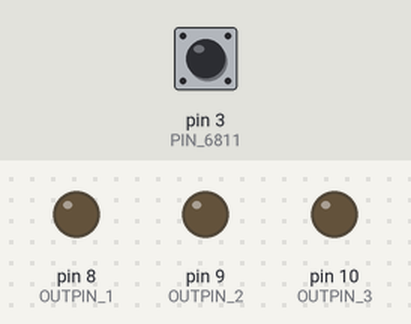
Bench run of a sketch on a simulated Arduino Uno, built with avr-gcc and run on an emulated ATmega328P. Shown: output pins drawn as LEDs (lit = HIGH). Inputs (shaded band) come from the test bench; at power-on: pin 3 (PIN_6811) LOW.

Above: at 1.2 s.
1.3 s: pin 3 (PIN_6811) pulsed HIGH 2 times (0.12 s each, 0.3 s apart)
At 2.5 s:
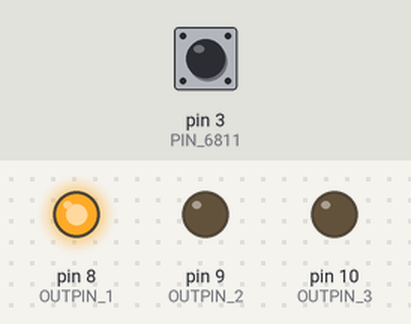
Timing chart, 0 to 13.2 s (numbered marks = the images above; inputs shaded):
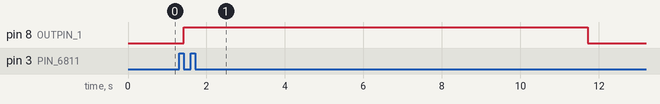

The sketch:

problem2.ino
```cpp
#define DEBUG 0 // set to 1 for serial debugging output

#define PIN_6811 3
#define OUTPIN_1 8
#define OUTPIN_2 9
#define OUTPIN_3 10

uint32_t pulseLength = 0, val = 0; //the length of time that the pulse read stayed HIGH
bool updatePulseLength = true; //whether pulseLength needs to be updated this loop

void setup()
{
	pinMode(PIN_6811, INPUT);
	pinMode(OUTPIN_1, OUTPUT);
	pinMode(OUTPIN_2, OUTPUT);
	pinMode(OUTPIN_3, OUTPUT);

#if DEBUG
	Serial.begin(9600);
#endif DEBUG
}

void loop()
{
	// pulseIn courtesy of http://www.benripley.com/diy/arduino/three-ways-to-read-a-pwm-signal-with-arduino/
	val = pulseIn(PIN_6811, HIGH, 10000000);

#if DEBUG
	Serial.println(val);
#endif

	// this makes sure that only the first pulse is saved when the signal changes
	if(val && updatePulseLength)
	{
		pulseLength = val;
		updatePulseLength = false;
	}
	else if(!val && !updatePulseLength)
	{
		updatePulseLength = true;
		pulseLength = 0;
	}

#if DEBUG
	Serial.println("Pulse length: " + String(pulseLength));
#endif

	// these are the pulse-length buckets used to determine which pulse is being sent to the arduino
	// the actual pulse-length possibilities are in much smaller ranges, but the buckets are left large
	// to ensure accuracy in the outputs
	if(pulseLength == 0)
	{
		digitalWrite(OUTPIN_1, LOW);
		digitalWrite(OUTPIN_2, LOW);
		digitalWrite(OUTPIN_3, LOW);
	}
	else if(pulseLength < 1000000)
	{
		digitalWrite(OUTPIN_1, HIGH);
		digitalWrite(OUTPIN_2, LOW);
		digitalWrite(OUTPIN_3, LOW);
	}
	else if(pulseLength < 3000000)
	{
		digitalWrite(OUTPIN_1, LOW);
		digitalWrite(OUTPIN_2, HIGH);
		digitalWrite(OUTPIN_3, LOW);
	}
	else
	{
		digitalWrite(OUTPIN_1, LOW);
		digitalWrite(OUTPIN_2, LOW);
		digitalWrite(OUTPIN_3, HIGH);
	}
}
```

Measured:
- after the input at 1.3 s, pin 8 (OUTPIN_1): LOW → HIGH after 0.12 s, → LOW 10.3 s later
